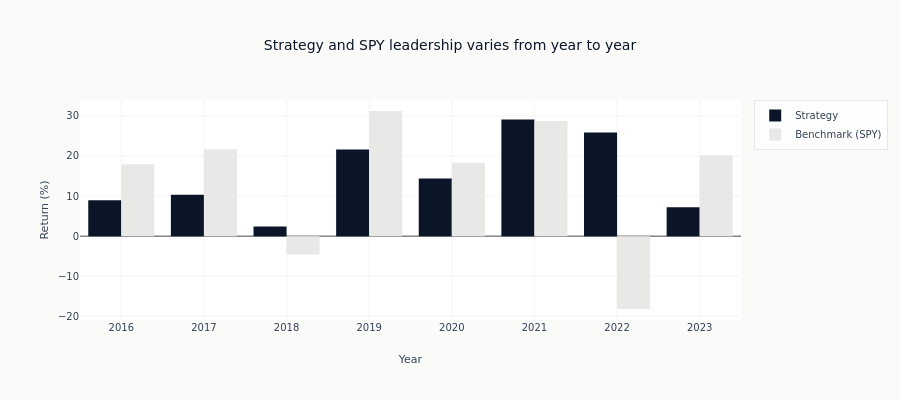

Notebook code for this chart:
### Code cell
# Annual returns comparison
annual = analysis.compute_annual_returns()
annual_df = annual.to_pandas()  # Convert Polars to pandas

# Also compute benchmark annual
spy_annual = spy_returns.groupby(spy_returns.index.year).apply(lambda x: (1 + x).prod() - 1)

# Create comparison
fig = go.Figure()

fig.add_trace(
    go.Bar(
        x=annual_df["year"],
        y=annual_df["annual_return"] * 100,
        name="Strategy",
        marker_color=COLORS["blue"],
    )
)

fig.add_trace(
    go.Bar(
        x=spy_annual.index,
        y=spy_annual.values * 100,
        name="Benchmark (SPY)",
        marker_color=COLORS["silver_muted"],
    )
)

fig.update_layout(
    title="Strategy and SPY leadership varies from year to year",
    xaxis_title="Year",
    yaxis_title="Return (%)",
    barmode="group",
    height=400,
)
show_plotly_with_alt(
    fig,
    "Grouped bars of annual return for the strategy and for SPY, one pair per calendar year.",
)

### Figure 1 — Plotly figure (JSON) as saved in the notebook; plotly's stock layout.template omitted (floating-point values rounded to 4 significant figures)
{"data": [{"marker": {"color": "#0a1628"}, "name": "Strategy", "type": "bar", "x": [2016, 2017, 2018, 2019, 2020, 2021, 2022, 2023], "y": [8.952, 10.34, 2.43, 21.59, 14.39, 29.11, 25.89, 7.213]}, {"marker": {"color": "#e8e8e6"}, "name": "Benchmark (SPY)", "type": "bar", "x": [2016, 2017, 2018, 2019, 2020, 2021, 2022, 2023], "y": [17.91, 21.71, -4.569, 31.22, 18.33, 28.73, -18.18, 20.19]}], "layout": {"barmode": "group", "height": 400, "title": {"text": "Strategy and SPY leadership varies from year to year"}, "xaxis": {"title": {"text": "Year"}}, "yaxis": {"title": {"text": "Return (%)"}}}}
